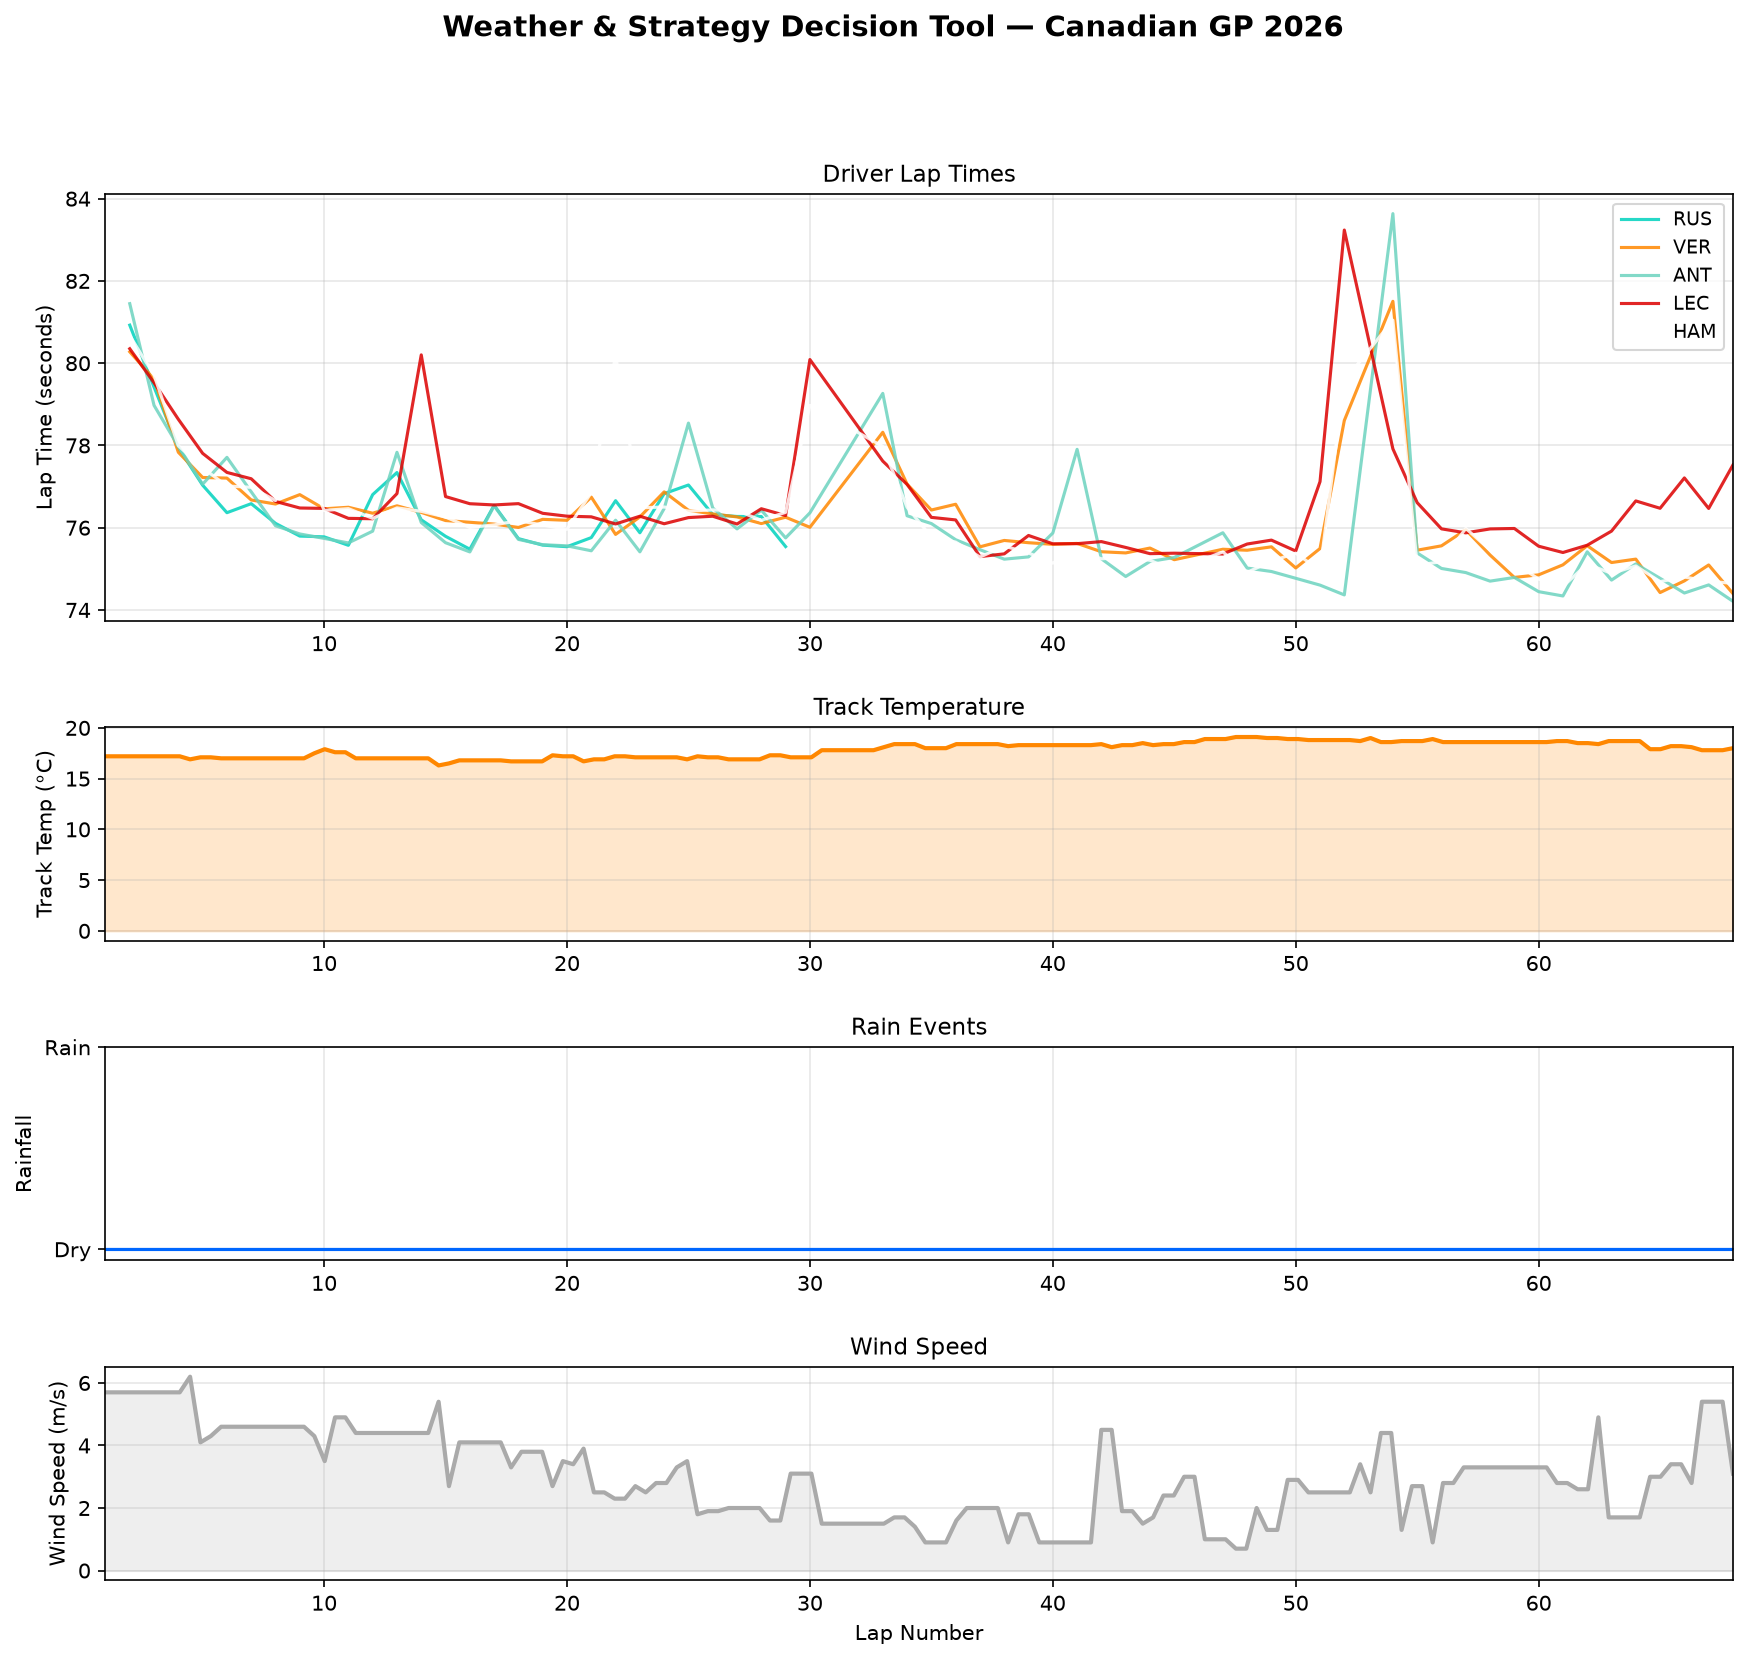

Here is the Python script that generated this plot:
import fastf1
import matplotlib.pyplot as plt
import matplotlib.gridspec as gridspec
import pandas as pd
import numpy as np
import os

# Setup cache
os.makedirs('f1_cache', exist_ok=True)
fastf1.Cache.enable_cache('f1_cache')

# Load 2026 Canadian GP
session = fastf1.get_session(2026, 'Canada', 'R')
session.load()

# Get weather data
weather = session.weather_data.copy()
weather['Time_sec'] = weather['Time'].dt.total_seconds()

# Get top 5 drivers lap data
drivers = ['RUS', 'VER', 'ANT', 'LEC', 'HAM']
driver_colors = {
    'RUS': '#00D2BE',
    'VER': '#FF8700',
    'ANT': '#00D2BE',
    'LEC': '#DC0000',
    'HAM': '#00D2BE'
}
driver_colors = {
    'RUS': '#00D2BE',
    'VER': '#FF8700',
    'ANT': '#6CD3BF',
    'LEC': '#DC0000',
    'HAM': '#ffffff'
}

# Collect pit stop laps per driver
pit_laps = {}
for driver in drivers:
    try:
        laps = session.laps.pick_drivers(driver).copy()
        laps['LapTimeSec'] = laps['LapTime'].dt.total_seconds()
        pit_laps[driver] = laps
    except Exception as e:
        print(f"Skipped {driver}: {e}")

# Get total laps
total_laps = session.total_laps

# --- Plotting ---
fig = plt.figure(figsize=(14, 12))
fig.suptitle('Weather & Strategy Decision Tool — Canadian GP 2026',
             fontsize=14, fontweight='bold')

gs = gridspec.GridSpec(4, 1, height_ratios=[2, 1, 1, 1], hspace=0.4)

# --- Plot 1: Lap times per driver ---
ax1 = fig.add_subplot(gs[0])
for driver, laps in pit_laps.items():
    clean = laps[laps['LapTimeSec'] < laps['LapTimeSec'].median() * 1.15]
    ax1.plot(clean['LapNumber'], clean['LapTimeSec'],
             label=driver, color=driver_colors[driver],
             linewidth=1.5, alpha=0.85)

ax1.set_ylabel('Lap Time (seconds)', fontsize=10)
ax1.set_title('Driver Lap Times', fontsize=11)
ax1.legend(loc='upper right', fontsize=9)
ax1.grid(True, alpha=0.3)
ax1.set_xlim(1, total_laps)

# --- Plot 2: Track temperature ---
ax2 = fig.add_subplot(gs[1])
# Convert weather time to lap number approximation
weather['LapApprox'] = (weather['Time_sec'] /
                         weather['Time_sec'].max() * total_laps)
ax2.plot(weather['LapApprox'], weather['TrackTemp'],
         color='#FF8700', linewidth=2, label='Track Temp (°C)')
ax2.fill_between(weather['LapApprox'], weather['TrackTemp'],
                 alpha=0.2, color='#FF8700')
ax2.set_ylabel('Track Temp (°C)', fontsize=10)
ax2.set_title('Track Temperature', fontsize=11)
ax2.grid(True, alpha=0.3)
ax2.set_xlim(1, total_laps)

# --- Plot 3: Rainfall ---
ax3 = fig.add_subplot(gs[2])
ax3.fill_between(weather['LapApprox'], weather['Rainfall'].astype(int),
                 color='#0067FF', alpha=0.6, label='Rainfall')
ax3.plot(weather['LapApprox'], weather['Rainfall'].astype(int),
         color='#0067FF', linewidth=1.5)
ax3.set_ylabel('Rainfall', fontsize=10)
ax3.set_title('Rain Events', fontsize=11)
ax3.set_yticks([0, 1])
ax3.set_yticklabels(['Dry', 'Rain'])
ax3.grid(True, alpha=0.3)
ax3.set_xlim(1, total_laps)

# --- Plot 4: Wind speed ---
ax4 = fig.add_subplot(gs[3])
ax4.plot(weather['LapApprox'], weather['WindSpeed'],
         color='#AAAAAA', linewidth=2, label='Wind Speed (m/s)')
ax4.fill_between(weather['LapApprox'], weather['WindSpeed'],
                 alpha=0.2, color='#AAAAAA')
ax4.set_ylabel('Wind Speed (m/s)', fontsize=10)
ax4.set_xlabel('Lap Number', fontsize=10)
ax4.set_title('Wind Speed', fontsize=11)
ax4.grid(True, alpha=0.3)
ax4.set_xlim(1, total_laps)

plt.savefig('weather_strategy.png', dpi=150, bbox_inches='tight')
plt.show()

# Print weather summary
print(f"\nWeather Summary — Canadian GP 2026")
print(f"Avg Track Temperature: {weather['TrackTemp'].mean():.1f}°C")
print(f"Max Track Temperature: {weather['TrackTemp'].max():.1f}°C")
print(f"Avg Wind Speed: {weather['WindSpeed'].mean():.1f} m/s")
print(f"Rain detected: {'Yes' if weather['Rainfall'].any() else 'No'}")
